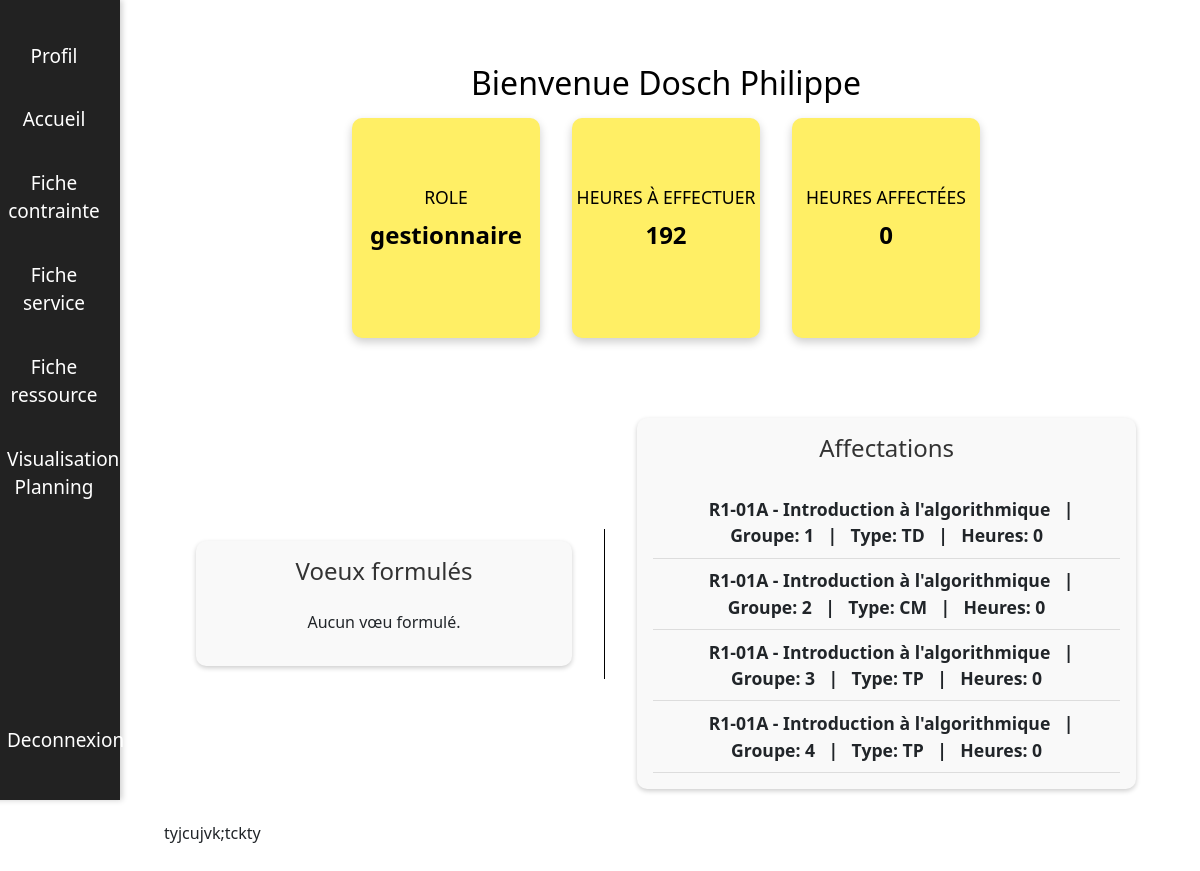
Screenshot of /index.php?action=accueilEnseignant (signed in) with the database file from the repository.
### tables this page shows
CREATE TABLE `utilisateurs` (
  `id_utilisateur` int(11) NOT NULL,
  `nom` varchar(255) NOT NULL,
  `prenom` varchar(255) NOT NULL,
  `email` varchar(255) NOT NULL,
  `mot_de_passe` varchar(255) NOT NULL,
  `role` varchar(255) NOT NULL,
  `statut` varchar(255) DEFAULT NULL,
  `nombre_heures` int(11) DEFAULT NULL,
  `reset_token` varchar(255) DEFAULT NULL,
  `reset_token_expiration` datetime DEFAULT NULL,
  `supprimer` tinyint(1) NOT NULL DEFAULT 0,
  `responsable` varchar(20) DEFAULT 'oui',
  `telephone` varchar(20) DEFAULT NULL
);

CREATE TABLE `affectations` (
  `id_affectation` int(11) NOT NULL,
  `id_enseignant` int(11) NOT NULL,
  `id_cours` int(11) NOT NULL,
  `id_groupe` int(11) NOT NULL,
  `heures_affectees` double NOT NULL,
  `type_heure` varchar(255) NOT NULL
);

CREATE TABLE `cours` (
  `id_cours` int(11) NOT NULL,
  `formation` varchar(255) NOT NULL,
  `semestre` varchar(255) NOT NULL,
  `nom_cours` varchar(255) NOT NULL,
  `code_cours` varchar(255) NOT NULL,
  `nb_heures_total` double DEFAULT 0,
  `nb_heures_cm` double DEFAULT 0,
  `nb_heures_td` double DEFAULT 0,
  `nb_heures_tp` double DEFAULT 0,
  `nb_heures_ei` double DEFAULT 0
);

### index.php (called while the page is built, shortened)
<?php
$action = $_GET['action'] ?? null;
$dispatcher = new Dispatcher($action);
$dispatcher->run();
?>

### src/Enseignant/Accueil.php (the view, shortened to what this page needs)
<div id="main-content">
    <div class="accueil-enseignant">
        <form method="post" action="index.php?action=accueilEnseignant">
            <?php
            $nom = "";
            $prenom = "";
            $role = "";
            $nb_heures_a_effectuer = "";
            $nb_heures_affectees = 0;
            $pdo = connexionFactory::makeConnection();
            $stmt = $pdo->prepare("SELECT * FROM utilisateurs WHERE id_utilisateur = :id_utilisateur");
            $stmt->bindParam(':id_utilisateur', $_SESSION['user_id'], PDO::PARAM_INT);
            $stmt->execute();
            $user = $stmt->fetch(PDO::FETCH_ASSOC);
            if ($user) {
                $nom = $user['nom'];
                $prenom = $user['prenom'];
                $role = $user['role'];
                $nb_heures_a_effectuer = $user['nombre_heures'];
                $stmt = $pdo->prepare("SELECT id_enseignant FROM enseignants WHERE id_utilisateur = :id_utilisateur");
                $stmt->bindParam(':id_utilisateur', $_SESSION['user_id'], PDO::PARAM_INT);
                $stmt->execute();
                $enseignant = $stmt->fetch(PDO::FETCH_ASSOC);
                if ($enseignant) {
                    $id_enseignant = $enseignant['id_enseignant'];
                    $stmt = $pdo->prepare("SELECT SUM(heures_affectees) AS total_heures_affectees FROM affectations WHERE id_enseignant = :id_enseignant");
                    $stmt->bindParam(':id_enseignant', $id_enseignant, PDO::PARAM_INT);
                    $stmt->execute();
                    $result = $stmt->fetch(PDO::FETCH_ASSOC);
                    if ($result && $result['total_heures_affectees'] !== null) {
                        $nb_heures_affectees = $result['total_heures_affectees'];
                    }
                }
            }
            ?>
            <h1>Bienvenue <?php echo $nom . " " . $prenom; ?></h1>
            <div class="bulle-container">
                <div class="bulle">
                    <h2>Role</h2>
                    <p class="valeur"><?php echo $role; ?></p>
                </div>
                <div class="bulle">
                    <h2>Heures à effectuer</h2>
                    <p class="valeur"><?php echo $nb_heures_a_effectuer; ?></p>
                </div>
                <div class="bulle">
                    <h2>Heures affectées</h2>
                    <p class="valeur"><?php echo $nb_heures_affectees; ?></p>
                </div>
            </div>
        </form>
        <div class="voeux-container">
            <div class="voeux-box">
                <h2>Voeux formulés</h2>
                <?php
                $stmt = $pdo->prepare("SELECT id_enseignant FROM enseignants WHERE id_utilisateur = :id_utilisateur");
                $stmt->bindParam(':id_utilisateur', $_SESSION['user_id'], PDO::PARAM_INT);
                $stmt->execute();
                $enseignant = $stmt->fetch(PDO::FETCH_ASSOC);
                if ($enseignant) {
                    $id_enseignant = $enseignant['id_enseignant'];
                    $stmt = $pdo->prepare("SELECT * FROM voeux WHERE id_enseignant = :id_enseignant");
                    $stmt->bindParam(':id_enseignant', $id_enseignant, PDO::PARAM_INT);
                    $stmt->execute();
                    $voeux = $stmt->fetchAll(PDO::FETCH_ASSOC);
                    if ($voeux) {
                        foreach ($voeux as $voeu) {
                            $stmt = $pdo->prepare("SELECT code_cours, nom_cours FROM cours WHERE id_cours = :id_cours");
                            $stmt->bindParam(':id_cours', $voeu['id_cours'], PDO::PARAM_INT);
                            $stmt->execute();
                            $cours = $stmt->fetch(PDO::FETCH_ASSOC);
                            if ($cours) {
                                $nom_affichage = htmlspecialchars($cours['code_cours']) . " - " . htmlspecialchars($cours['nom_cours']);
                            } else {
                                $nom_affichage = "Cours inconnu";
                            }
                            echo "<div class='voeu'>";
                            echo "<span>" . $nom_affichage . "</span> | ";
                            echo "<span>CM: " . htmlspecialchars($voeu['nb_CM']) . "</span> | ";
                            echo "<span>TD: " . htmlspecialchars($voeu['nb_TD']) . "</span> | ";
                            echo "<span>TP: " . htmlspecialchars($voeu['nb_TP']) . "</span> | ";
                            echo "<span>EI: " . htmlspecialchars($voeu['nb_EI']) . "</span>";
                            echo "</div>";
                        }
                    } else {
                        echo "<p>Aucun vœu formulé.</p>";
                    }
                } else {
                    echo "<p>Aucun vœu formulé.</p>";
                }
                ?>
            </div>
            <div class="voeux-box">
                <h2>Affectations</h2>
                <?php
                if ($enseignant) {
                    $id_enseignant = $enseignant['id_enseignant'];
                    $stmt = $pdo->prepare("SELECT * FROM affectations WHERE id_enseignant = :id_enseignant");
                    $stmt->bindParam(':id_enseignant', $id_enseignant, PDO::PARAM_INT);
                    $stmt->execute();
                    $affectations = $stmt->fetchAll(PDO::FETCH_ASSOC);
                    if ($affectations) {
                        foreach ($affectations as $affectation) {
                            $stmt = $pdo->prepare("SELECT code_cours, nom_cours FROM cours WHERE id_cours = :id_cours");
                            $stmt->bindParam(':id_cours', $affectation['id_cours'], PDO::PARAM_INT);
                            $stmt->execute();
                            $cours = $stmt->fetch(PDO::FETCH_ASSOC);
                            $nom_affichage = $cours ? htmlspecialchars($cours['code_cours']) . " - " . htmlspecialchars($cours['nom_cours']) : "Cours inconnu";
                            echo "<div class='affectation'>";
                            echo "<span>" . $nom_affichage . "</span> | ";
                            echo "<span>Groupe: " . htmlspecialchars($affectation['id_groupe']) . "</span> | ";
                            echo "<span>Type: " . htmlspecialchars($affectation['type_heure']) . "</span> | ";
                            echo "<span>Heures: " . htmlspecialchars($affectation['heures_affectees']) . "</span>";
                            echo "</div>";
                        }
                    } else {
                        echo "<p>Aucune affectation.</p>";
                    }
                } else {
                    echo "<p>Aucune affectation.</p>";
                }
                ?>
            </div>
    </div>
</div>

### src/Action/layout.css (style rules this page uses)
* { margin: 0; padding: 0; box-sizing: border-box; }
body { font-family: 'Poppins', sans-serif; }
#menu { position: fixed; top: 0; left: 0; width: 11%; height: 100vh; z-index: 9999; }
#main-content { margin-left: 11%; min-height: 100vh; padding: 2em; }

### src/Enseignant/Accueil.php (style rules this page uses)
.accueil-enseignant { text-align: center; padding: 2em; }
.accueil-enseignant h1 { font-size: 2rem; color: #000; margin-bottom: 0.5em; }
.bulle-container { display: flex; flex-wrap: wrap; justify-content: center; gap: 2em; }
.bulle { width: 20%; height: 220px; background-color: #FFEF65; color: #000; border-radius: 10px; box-shadow: 0 4px 10px rgba(0,0,0,0.2); display: flex; flex-direction: column; align-items: center; justify-content: center; transition: transform 0.3s, box-shadow 0.3s; cursor: pointer; }
.bulle h2 { font-size: 1.1rem; margin-bottom: 0.5em; text-transform: uppercase; color: #000; }
.bulle .valeur { font-size: 1.5rem; font-weight: 600; }
.voeux-container { display: flex; justify-content: center; align-items: center; margin-top: 5em; gap: 2em; }
.voeux-box { width: auto; min-width: 40%; padding: 1em; background: #f9f9f9; border-radius: 10px; box-shadow: 0 2px 5px rgba(0,0,0,0.2); }
.voeux-box h2 { font-size: 1.5rem; color: #333; margin-bottom: 1em; }
.voeu, .affectation { padding: 0.5em; border-bottom: 1px solid #ddd; font-size: 1.1rem; font-weight: bold; }
.voeu, .affectation span { margin: 0 0.5em; }

### rows the page displays
utilisateurs: nom "Dosch", prenom "Philippe", role "gestionnaire", nombre_heures "192"
affectations: id_cours.nom_cours "R1-01A - Introduction à l'algorithmique", id_groupe "1", type_heure "TD", heures_affectees "0"
affectations: id_cours.nom_cours "R1-01A - Introduction à l'algorithmique", id_groupe "2", type_heure "CM", heures_affectees "0"
affectations: id_cours.nom_cours "R1-01A - Introduction à l'algorithmique", id_groupe "3", type_heure "TP", heures_affectees "0"
affectations: id_cours.nom_cours "R1-01A - Introduction à l'algorithmique", id_groupe "4", type_heure "TP", heures_affectees "0"

### other values shown
$action->execute() "Profil Accueil Fiche contrainte Fiche service Fiche ressource Visualisation Planning Deconnexion"
$nb_heures_affectees "0"
